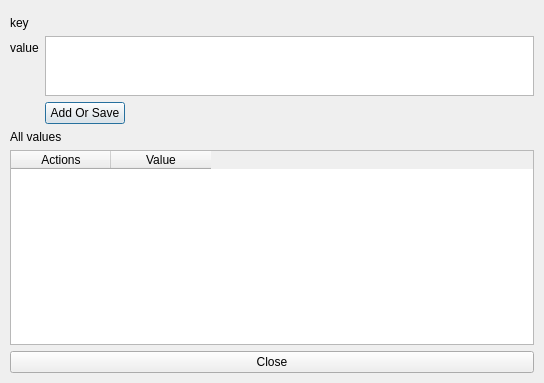
<?xml version="1.0" encoding="UTF-8"?>
<ui version="4.0">
 <class>KeyEditSetDialog</class>
 <widget class="QDialog" name="KeyEditSetDialog">
  <property name="geometry">
   <rect>
    <x>0</x>
    <y>0</y>
    <width>544</width>
    <height>383</height>
   </rect>
  </property>
  <property name="windowTitle">
   <string>View Set Dialog</string>
  </property>
  <layout class="QGridLayout" name="gridLayout">
   <property name="leftMargin">
    <number>10</number>
   </property>
   <property name="topMargin">
    <number>10</number>
   </property>
   <property name="rightMargin">
    <number>10</number>
   </property>
   <property name="bottomMargin">
    <number>10</number>
   </property>
   <item row="1" column="0">
    <layout class="QFormLayout" name="formLayout">
     <property name="fieldGrowthPolicy">
      <enum>QFormLayout::ExpandingFieldsGrow</enum>
     </property>
     <property name="labelAlignment">
      <set>Qt::AlignLeading|Qt::AlignLeft|Qt::AlignVCenter</set>
     </property>
     <item row="0" column="0">
      <widget class="QLabel" name="label">
       <property name="text">
        <string>key</string>
       </property>
      </widget>
     </item>
     <item row="0" column="1">
      <widget class="QLabel" name="keyField">
       <property name="text">
        <string/>
       </property>
      </widget>
     </item>
     <item row="1" column="0">
      <widget class="QLabel" name="label_4">
       <property name="text">
        <string>value</string>
       </property>
      </widget>
     </item>
     <item row="1" column="1">
      <widget class="QPlainTextEdit" name="hashValueField">
       <property name="sizePolicy">
        <sizepolicy hsizetype="Expanding" vsizetype="Fixed">
         <horstretch>0</horstretch>
         <verstretch>0</verstretch>
        </sizepolicy>
       </property>
       <property name="maximumSize">
        <size>
         <width>16777215</width>
         <height>60</height>
        </size>
       </property>
      </widget>
     </item>
     <item row="2" column="1">
      <widget class="QPushButton" name="addHashBtn">
       <property name="cursor">
        <cursorShape>PointingHandCursor</cursorShape>
       </property>
       <property name="text">
        <string>Add Or Save</string>
       </property>
       <property name="default">
        <bool>true</bool>
       </property>
      </widget>
     </item>
    </layout>
   </item>
   <item row="2" column="0">
    <layout class="QVBoxLayout" name="verticalLayout">
     <item>
      <widget class="QLabel" name="label_2">
       <property name="text">
        <string>All values</string>
       </property>
      </widget>
     </item>
     <item>
      <widget class="QTableWidget" name="allHashTableWidget">
       <property name="styleSheet">
        <string notr="true">QPushButton{
padding:0px;
margin:5px 2px;
}</string>
       </property>
       <column>
        <property name="text">
         <string>Actions</string>
        </property>
       </column>
       <column>
        <property name="text">
         <string>Value</string>
        </property>
       </column>
      </widget>
     </item>
    </layout>
   </item>
   <item row="3" column="0">
    <widget class="QPushButton" name="closeButton">
     <property name="cursor">
      <cursorShape>PointingHandCursor</cursorShape>
     </property>
     <property name="text">
      <string>Close</string>
     </property>
    </widget>
   </item>
   <item row="0" column="0">
    <widget class="QWidget" name="messageWidget" native="true"/>
   </item>
  </layout>
 </widget>
 <resources/>
 <connections/>
</ui>
